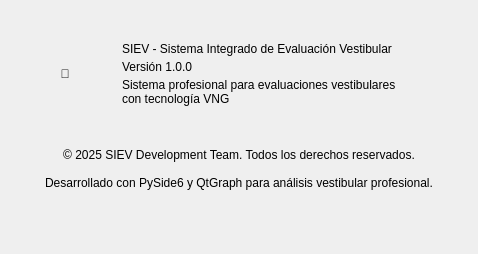
        <widget class="QWidget" name="about_page">
         <property name="objectName">
          <string>about_page</string>
         </property>
         <layout class="QVBoxLayout" name="about_layout">
          <property name="spacing">
           <number>24</number>
          </property>
          <property name="leftMargin">
           <number>24</number>
          </property>
          <property name="topMargin">
           <number>24</number>
          </property>
          <property name="rightMargin">
           <number>24</number>
          </property>
          <property name="bottomMargin">
           <number>24</number>
          </property>
          <item>
           <widget class="QWidget" name="about_header">
            <property name="objectName">
             <string>about_header</string>
            </property>
            <layout class="QHBoxLayout" name="about_header_layout">
             <property name="spacing">
              <number>16</number>
             </property>
             <item>
              <widget class="QLabel" name="app_icon_large">
               <property name="text">
                <string>🏥</string>
               </property>
               <property name="objectName">
                <string>app_icon_large</string>
               </property>
               <property name="minimumSize">
                <size>
                 <width>64</width>
                 <height>64</height>
                </size>
               </property>
               <property name="alignment">
                <set>Qt::AlignCenter</set>
               </property>
              </widget>
             </item>
             <item>
              <widget class="QWidget" name="app_info">
               <property name="objectName">
                <string>app_info</string>
               </property>
               <layout class="QVBoxLayout" name="app_info_layout">
                <property name="spacing">
                 <number>4</number>
                </property>
                <item>
                 <widget class="QLabel" name="app_name">
                  <property name="text">
                   <string>SIEV - Sistema Integrado de Evaluación Vestibular</string>
                  </property>
                  <property name="objectName">
                   <string>app_name</string>
                  </property>
                 </widget>
                </item>
                <item>
                 <widget class="QLabel" name="app_version">
                  <property name="text">
                   <string>Versión 1.0.0</string>
                  </property>
                  <property name="objectName">
                   <string>app_version</string>
                  </property>
                 </widget>
                </item>
                <item>
                 <widget class="QLabel" name="app_description">
                  <property name="text">
                   <string>Sistema profesional para evaluaciones vestibulares con tecnología VNG</string>
                  </property>
                  <property name="objectName">
                   <string>app_description</string>
                  </property>
                  <property name="wordWrap">
                   <bool>true</bool>
                  </property>
                 </widget>
                </item>
               </layout>
              </widget>
             </item>
             <item>
              <spacer name="about_header_spacer">
               <property name="orientation">
                <enum>Qt::Horizontal</enum>
               </property>
               <property name="sizeHint" stdset="0">
                <size>
                 <width>40</width>
                 <height>20</height>
                </size>
               </property>
              </spacer>
             </item>
            </layout>
           </widget>
          </item>
          <item>
           <widget class="QLabel" name="copyright_info">
            <property name="text">
             <string>© 2025 SIEV Development Team. Todos los derechos reservados.

Desarrollado con PySide6 y QtGraph para análisis vestibular profesional.</string>
            </property>
            <property name="objectName">
             <string>copyright_info</string>
            </property>
            <property name="alignment">
             <set>Qt::AlignCenter</set>
            </property>
            <property name="wordWrap">
             <bool>true</bool>
            </property>
           </widget>
          </item>
          <item>
           <spacer name="about_spacer">
            <property name="orientation">
             <enum>Qt::Vertical</enum>
            </property>
            <property name="sizeHint" stdset="0">
             <size>
              <width>20</width>
              <height>40</height>
             </size>
            </property>
           </spacer>
          </item>
         </layout>
        </widget>
